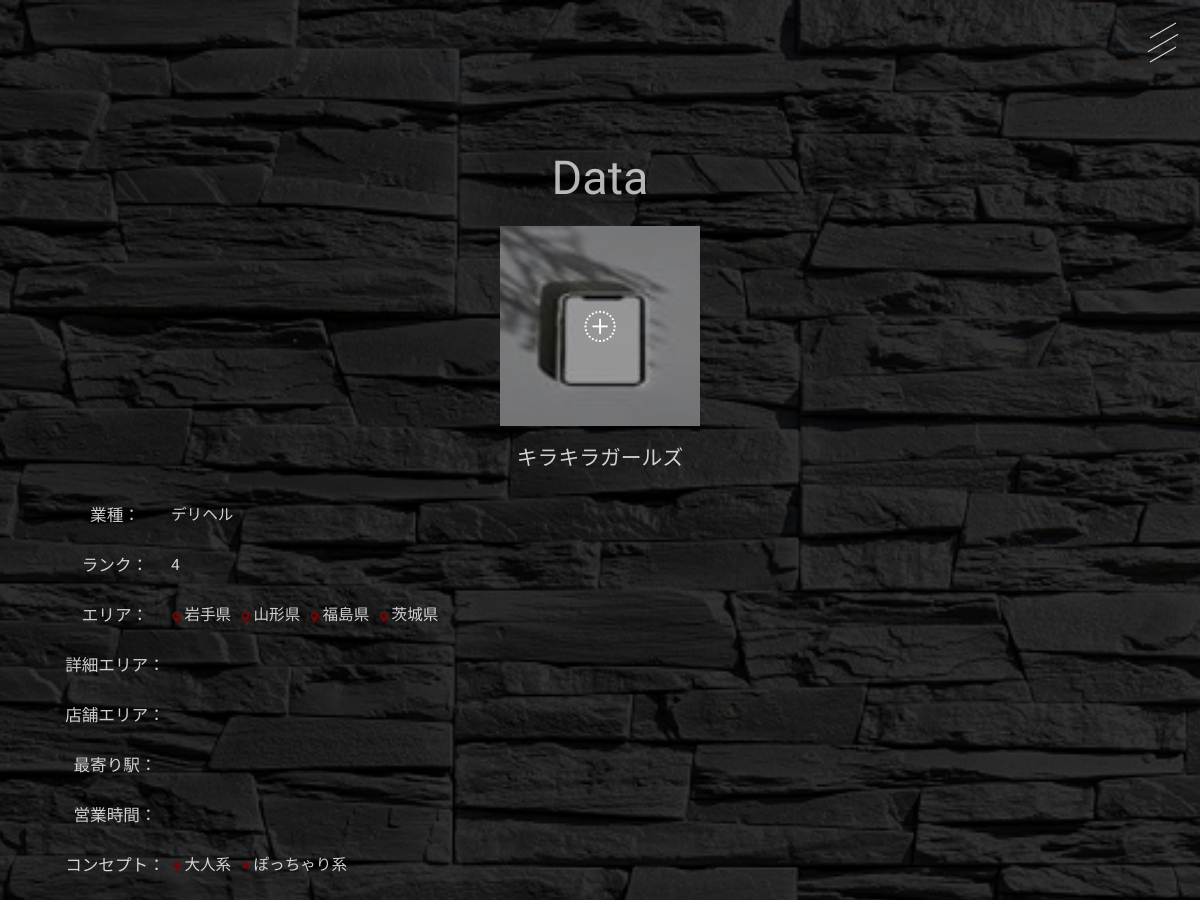
Page /2/detail (signed in, upper part) on the earlier database version.
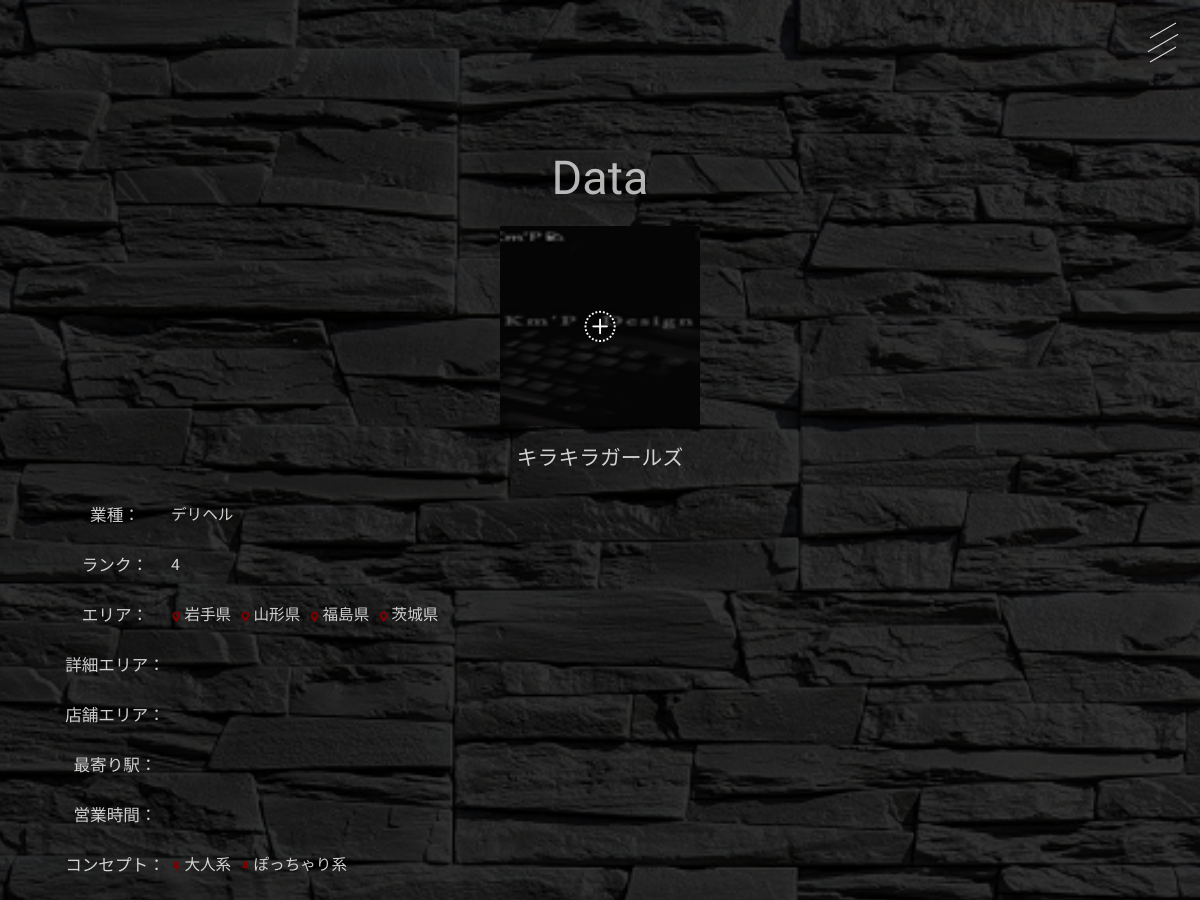
Same page on the later database version.
### app.py (models this page shows)
class Store(db.Model):
    __tablename__ = 'stores'
    id = db.Column(db.Integer, primary_key=True)
    name = db.Column(db.String(50), nullable=False)
    industry = db.Column(db.String(20), nullable=False)
    rank = db.Column(db.String(15), nullable=False)
    pref = db.Column(db.String(200), nullable=False)
    area = db.Column(db.String(100))
    store_area = db.Column(db.String(200))
    station = db.Column(db.String(200))
    time = db.Column(db.String(50))
    concept = db.Column(db.String(50))
    age = db.Column(db.String(100))
    salary = db.Column(db.String(400), nullable=False)
    nomination = db.Column(db.String(50))
    guarantee = db.Column(db.String(50))
    face = db.Column(db.String(20))
    dormitory = db.Column(db.String(20))
    sundry = db.Column(db.String(50))
    back = db.Column(db.String(20))
    remark = db.Column(db.String(400))
    store_tag = db.Column(db.String(100))
    search_tag = db.Column(db.String(100))
    created_at = db.Column(db.DateTime, default=datetime.now(pytz.timezone('Asia/Tokyo')))
    store_img = db.Column(db.String(200))

### app.py (the view)
@app.route("/<int:id>/detail")
@login_required
def detail(id):
    storeList = Store.query.get(id)
    return render_template('auth/detail.html', store = storeList)

### app.py (called while the page is built)
@login_manager.user_loader
def load_user(user_id):
    return User.query.get(int(user_id))

### templates/auth/detail.html (shortened to what this page needs)
{% extends "base.html" %}
{% block header %}
    <div class="burger_btn">
        <span class="bar bar_top"></span>
        <span class="bar bar_mid"></span>
        <span class="bar bar_bottom"></span>
    </div>
{% endblock %}
{% block content %}
<div class="create">
    <img src="{{url_for('static', filename='outputs/storeParam(3).jpg')}}" alt="" class="create_img">
    <div class="create_wrapper">
        <h1 class="create_title">Data</h1>
        <div class="img_wrapper">
            {% if current_user.id == 1 %}
            <img src="{{url_for('static', filename=store.store_img)}}" alt="" class="store_img">
            <a href="/{{store.id}}/img" class="host_img">
                <i class="host_icon bi bi-plus-circle-dotted"></i>
            </a>
            {% else %}
            <img src="{{url_for('static', filename=store.store_img)}}" alt="" class="store_img">
            {% endif %}
        </div>
        <div class="store_data">
            <h2 class="name">{{ store.name }}</h2>
            <table>
                <tr class="table_data">
                    <td class="data_title">業種：</td>
                    <td class="data industry">{{ store.industry }}</td>
                </tr>
                <tr class="table_data">
                    <td class="data_title">ランク：</td>
                    <td class="data rank">{{ store.rank }}</td>
                </tr>
                <tr class="table_data">
                    <td class="data_title">エリア：</td>
                    <td class="data pref">
                        {% set list1 = store.pref.split(',') %}
                        <p>
                            {% for pref in list1 %}
                                <span class="pref_text"><i class="pref_icon bi bi-geo-alt-fill"></i>{{ pref }}</span>
                            {% endfor %}
                        </p>
                    </td>
                </tr>
                <tr class="table_data">
                    <td class="data_title">詳細エリア：</td>
                    <td class="data area">{{ store.area }}</td>
                </tr>
                <tr class="table_data">
                    <td class="data_title">店舗エリア：</td>
                    <td class="data store_area">{{ store.store_area }}</td>
                </tr>
                <tr class="table_data">
                    <td class="data_title">最寄り駅：</td>
                    <td class="data station">{{ store.station }}</td>
                </tr>
                <tr class="table_data">
                    <td class="data_title">営業時間：</td>
                    <td class="data time">{{ store.time }}</td>
                </tr>
                <tr class="table_data">
                    <td class="data_title">コンセプト：</td>
                    <td class="data concept">
                        <p>
                            {% set list2 = store.concept.split(',') %}
                            {% for concept in list2 %}
                                <span class="concept_text"><i class="concept_icon bi bi-pin-fill"></i>{{ concept }}</span>
                            {% endfor %}
                        </p>
                    </td>
                </tr>
                <tr class="table_data">
                    <td class="data_title">年齢：</td>
                    <td class="data age">{{ store.age }}</td>
                </tr>
                        {% set list3 = store.store_tag.split(',') %}
            </table>
        </div>
    </div>
</div>
{% endblock %}

Differences in the rows shown:
changed Store "キラキラガールズ": store_img: a different picture
